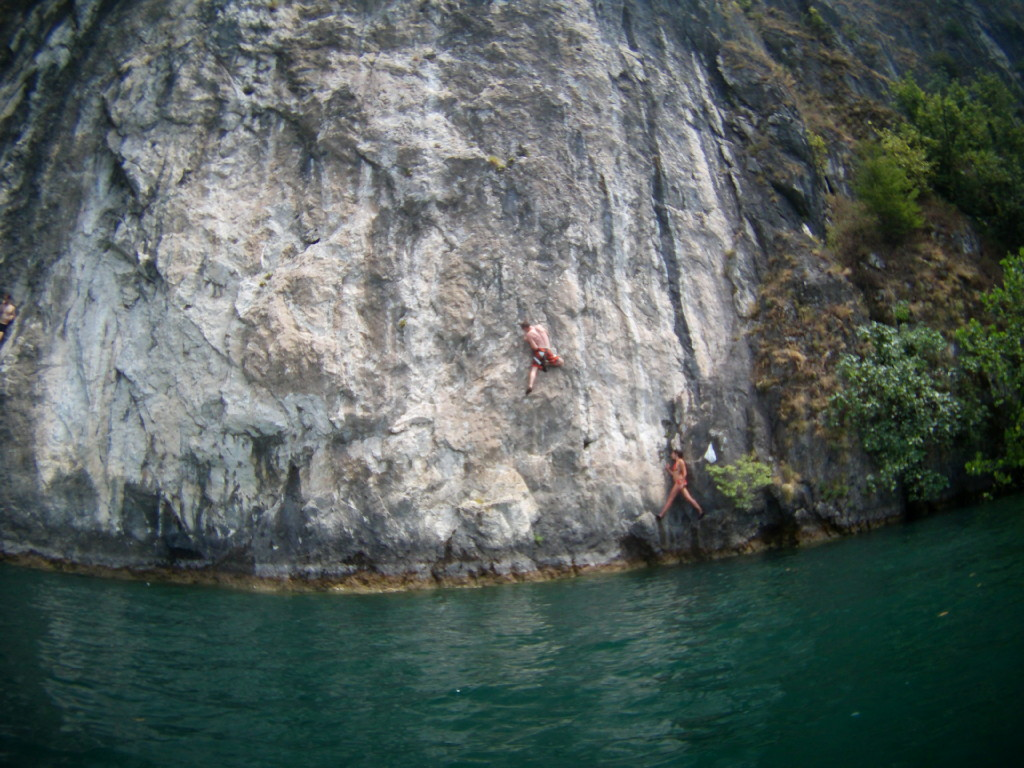
#> input picture dwscampione1.jpg, 1024 x 768 px
$ python orb.py dwscampione1.jpg dwscampione2.jpg
#> lines starting #> are read from the running program, lines starting #| are printed output that depends on the picture
import numpy as np
import cv2
import argparse
from matplotlib import pyplot as plt

MIN_MATCH_COUNT = 10

MAX_PIXELS_X = 800.0
MAX_PIXELS_Y = 800.0

ORB_MAX_KEYPOINTS = 1000
ORB_SCALE_FACTOR = 1.2
ORB_RATIO_TEST_THRESHOLD = 0.8

# Create ORB detector with 1000 keypoints with a scaling pyramid factor
# of 1.2
orb = cv2.ORB_create(ORB_MAX_KEYPOINTS, ORB_SCALE_FACTOR)


class coord_translator_perspective:
    def __init__(self, perspectiveMatrix):
        self.perspectiveMatrix = perspectiveMatrix

    def f(self, p):
        pt = np.float32([p]).reshape(-1,1,2)
        res = cv2.perspectiveTransform(pt, self.perspectiveMatrix)
        return np.int32(res.flatten())
   #TODO: add inverse function?

def scale_down(img):
    h, w = img.shape
    scale = min(1.0, MAX_PIXELS_X/w, MAX_PIXELS_X/h)
    res = cv2.resize(img,None,fx=scale, fy=scale, interpolation = cv2.INTER_AREA)
    return res


def get_translator_orb(img1, img2):
    # Detect keypoints
    (kp1, des1) = orb.detectAndCompute(img1, None)
    (kp2, des2) = orb.detectAndCompute(img2, None)

    # Create matcher
    bf = cv2.BFMatcher(cv2.NORM_HAMMING, crossCheck=False)

    matches = bf.knnMatch(des1,des2, k=2)

    # Apply ratio test
    good = []
    for m,n in matches:
        if m.distance < ORB_RATIO_TEST_THRESHOLD*n.distance:
            good.append(m)

    if len(good) > MIN_MATCH_COUNT:
        src_pts = np.float32([ kp1[m.queryIdx].pt for m in good ]).reshape(-1,1,2)
        dst_pts = np.float32([ kp2[m.trainIdx].pt for m in good ]).reshape(-1,1,2)

        M, mask = cv2.findHomography(src_pts, dst_pts, cv2.RANSAC,5.0)
#        matchesMask = mask.ravel().tolist()
        #TODO: add some sanity checks to M
        return coord_translator_perspective(M)
    else:
        return None

def compose_sidewise(img1, img2):
    rows1, cols1 = img1.shape
    rows2, cols2 = img2.shape

    out = np.zeros((max(rows1, rows2), cols1 + cols2, 3), dtype='uint8')

    # Place the first image to the left
    out[:rows1,:cols1,:] = np.dstack([img1, img1, img1])

    # Place the next image to the right of it
    out[:rows2,cols1:cols1+cols2,:] = np.dstack([img2, img2, img2])
    return out;


def mouse_handler(event, x, y, flags, param):
    if event == cv2.EVENT_MOUSEMOVE:
        if x < param['width'] and y < param['height']:
            x_, y_ = param['translator'].f([x,y])
            out = param['image'].copy()
            cv2.circle(out, (param['width'] + int(x_),int(y_)), 3, (255, 0, 0), 1)
            cv2.imshow("image", out)
        else:
            cv2.imshow("image", param['image'])

ap = argparse.ArgumentParser()
ap.add_argument("file1", help="First input image")
ap.add_argument("file2", help="Second input image")
args = ap.parse_args()

img1 = cv2.imread(args.file1,0) # queryImage
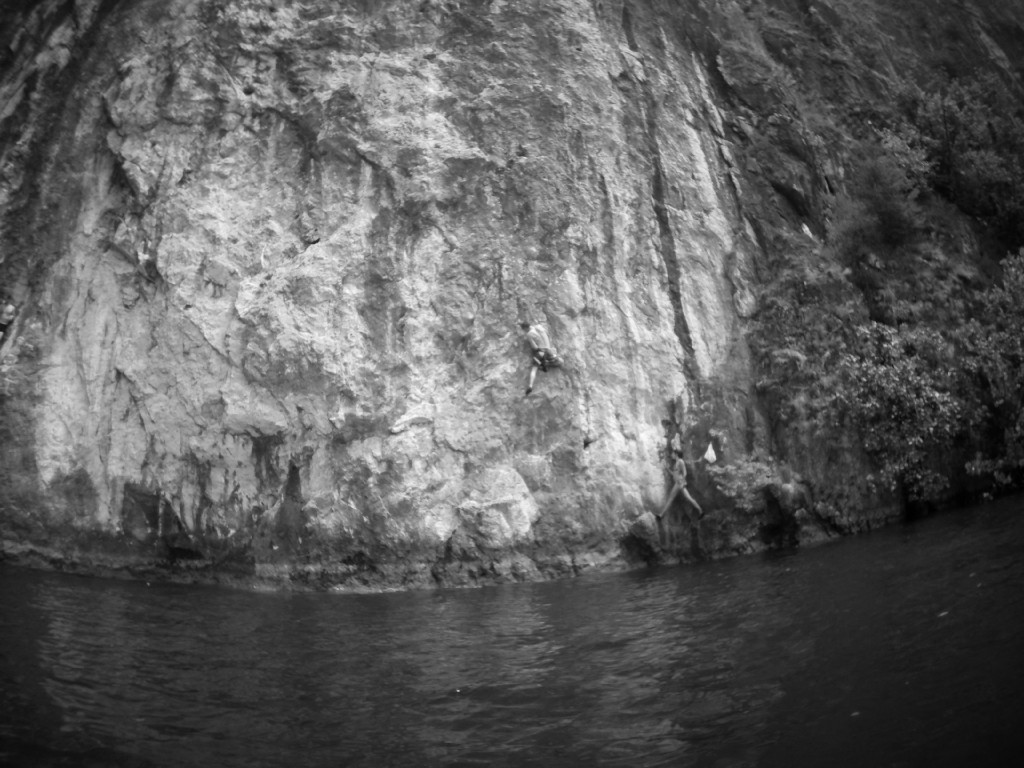
#> img1: shape (768, 1024); min 0, max 255, mean 93
img2 = cv2.imread(args.file2,0) # trainImage
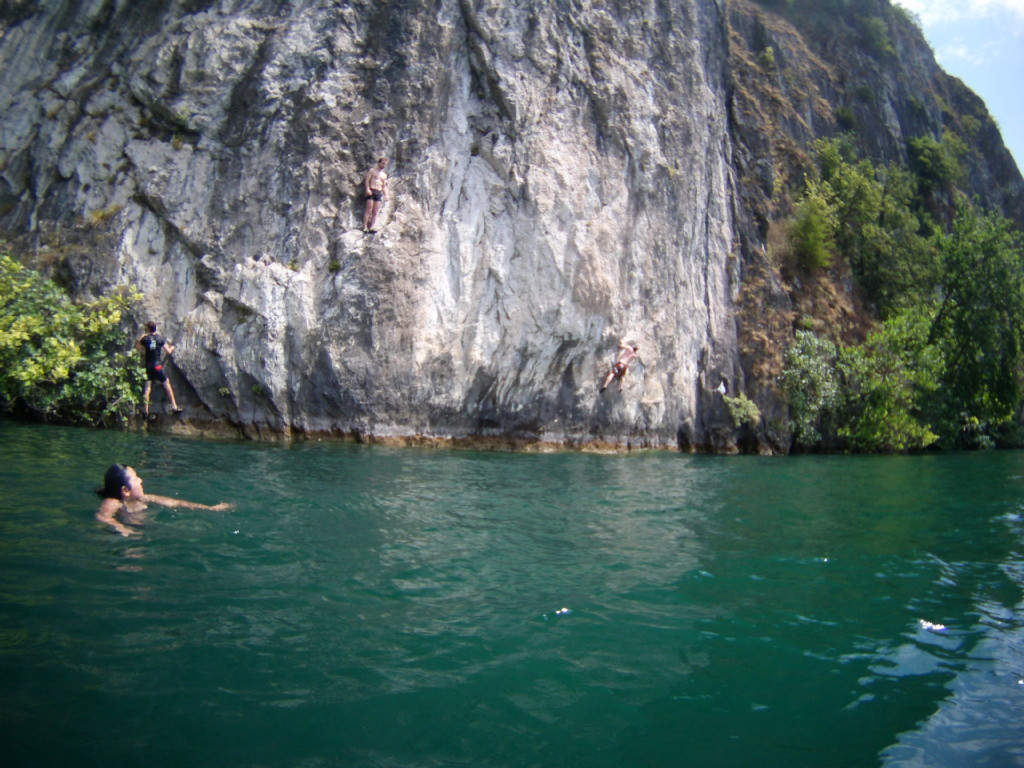
#> input picture dwscampione2.jpg, 1024 x 768 px
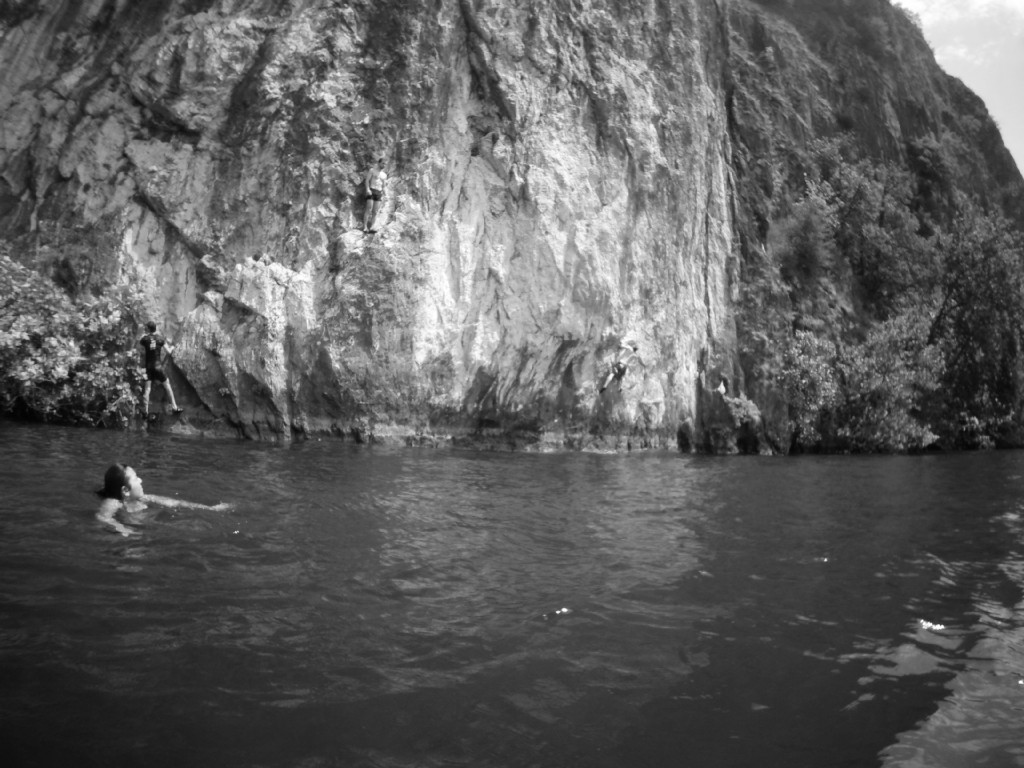
#> img2: shape (768, 1024); min 0, max 255, mean 92.9

#scale down images if too big.
img1 = scale_down(img1)
img2 = scale_down(img2)

tr = get_translator_orb(img1, img2)
#> in get_translator_orb, `(kp1, des1) = orb.detectAndCompute(img1, None)`: kp1 = 1000 keypoints; strongest (x, y, size): (555, 356, 53.6), (551, 354, 53.6), (556, 355, 64.3), (554, 350, 64.3)
#> in get_translator_orb, `(kp2, des2) = orb.detectAndCompute(img2, None)`: kp2 = 1000 keypoints; strongest (x, y, size): (562, 303, 31), (565, 304, 37.2), (441, 476, 31), (289, 150, 31)
#> in get_translator_orb, `matches = bf.knnMatch(des1,des2, k=2)`: matches = 1000 matches
#> after the loop in get_translator_orb, `for m,n in matches:`: good = 26 matches
#> in get_translator_orb, `src_pts = np.float32([ kp1[m.queryIdx].pt for m in good ]).reshape(-1,..`: src_pts = 26 rows, first 8: [525, 344], [421, 273], [372, 116], [530, 311], [261, 54], [114, 200.4], [530.4, 382.8], [229, 77.76]
#> in get_translator_orb, `dst_pts = np.float32([ kp2[m.trainIdx].pt for m in good ]).reshape(-1,..`: dst_pts = 26 rows, first 8: [406, 317], [171, 278], [578.9, 307.6], [351, 341], [164.2, 228.9], [406.8, 140.4], [280.8, 181.4], [272, 155]
#> in get_translator_orb, `M, mask = cv2.findHomography(src_pts, dst_pts, cv2.RANSAC,5.0)`: M = [[0.454, -1.32, 460.2], [0.173, -0.188, 102.2], [0.000349, -0.00215, 1]]; mask = 26 values, max 1 at index 5, min 0 at index 0, mean 0.346
#> in __init__, `self.perspectiveMatrix = perspectiveMatrix`: self.perspectiveMatrix has the same summary as M in get_translator_orb


composed_image = compose_sidewise(img1, img2)
#> in compose_sidewise, `out[:rows1,:cols1,:] = np.dstack([img1, img1, img1])`:
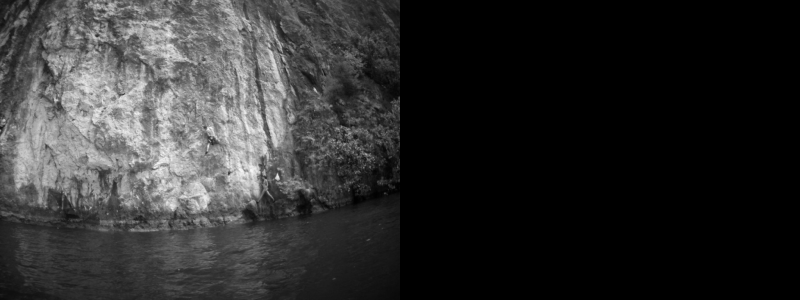
#> out: shape (600, 1600, 3) (shown at 1/2 size); min 0, max 251, mean 46.5
#> in compose_sidewise, `out[:rows2,cols1:cols1+cols2,:] = np.dstack([img2, img2, img2])`:
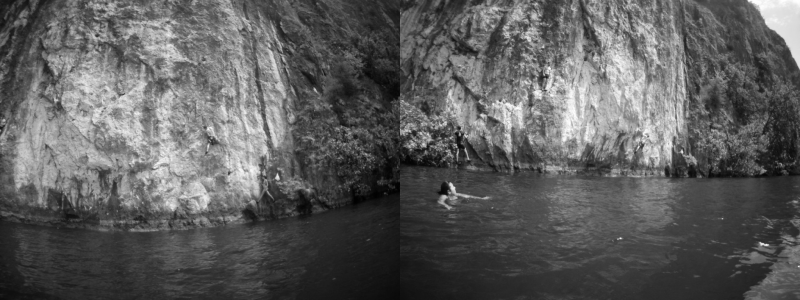
#> out: shape (600, 1600, 3) (shown at 1/2 size); min 0, max 255, mean 93

param = dict(translator = tr, image = composed_image, width = img1.shape[1], height = img1.shape[0])
#> param = 4 items
cv2.namedWindow("image")
cv2.setMouseCallback("image", mouse_handler, param = param)

cv2.imshow("image", composed_image)
while(cv2.waitKey(0) != 27):
#> (key Esc is pressed here)
    pass
